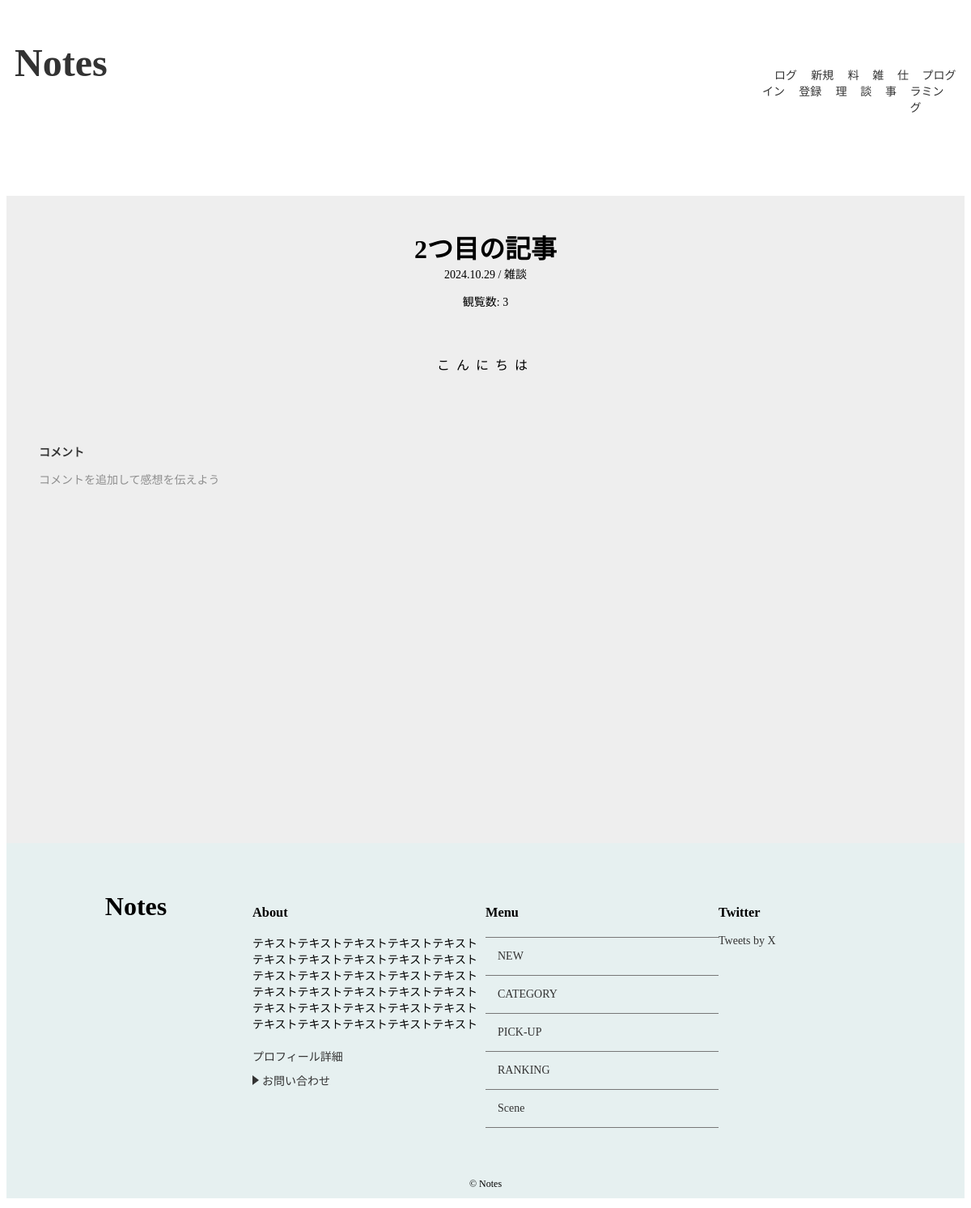
The page /detail/2/ on the database as committed earlier.
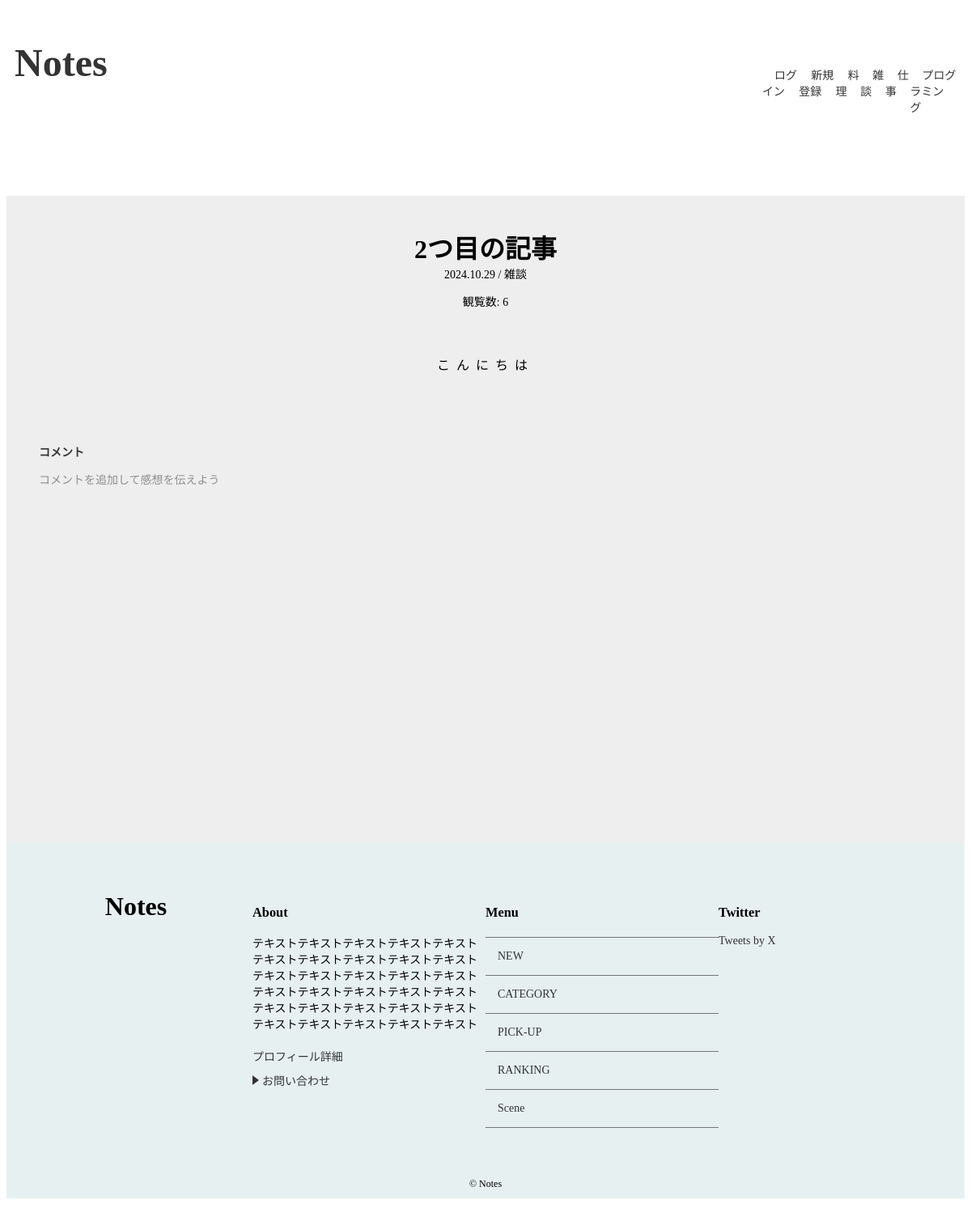
The same page on the database as committed later.
### notes/models.py (models this page shows, shortened)
class Post(models.Model):
    title = models.CharField('タイトル',max_length=255)
    image = models.ImageField(upload_to='images',verbose_name='イメージ画像',null=True, blank=True)
    text = models.TextField('本文')
    author = models.ForeignKey(User, on_delete=models.CASCADE, verbose_name='著者', null=True, blank=True)
    created_at = models.DateTimeField('作成日',default=timezone.now)
    category = models.ForeignKey(Category,verbose_name='カテゴリ',on_delete=models.PROTECT)
    views = models.PositiveIntegerField(default=1)

class Category(models.Model):
    name = models.CharField('カテゴリ',max_length=30)
    image = models.ImageField(upload_to='category_images/', blank=True,null=True)
    created_at = models.DateField('作成日',default=timezone.now)
    def __str__(self):
        return self.name

### notes/views.py (the view)
# urls.py: path('detail/<int:pk>/',views.DetailView.as_view(),name='detail'),
class DetailView(generic.DetailView):
    model = Post
    def get(self, request, *args, **kwargs):
        response = super().get(request, *args, **kwargs)
        post = self.get_object()
        post.views += 1
        post.save()
        return response

### notes/context_processors.py (called while the page is built)
def common(repuest):
    context = {
        'category_list':Category.objects.all(),
    }
    return context

### notes/templates/notes/post_detail.html (shortened to what this page needs)
{% extends 'notes/base.html' %}
{% load static %}
{% block extra_css %}
<link rel="stylesheet" href="{% static 'notes/css/detail.css' %}">
{% endblock %}
{% block content %}
{% if post %}
<div id="post-detail-container">
  <div id="post-detail" class="wrapper">
    <div id="post-detail-title">{{ post.title }}</div>
    <div id="post-detail-created_at">
      {{ post.created_at|date:"Y.m.d"}} / {{ post.category }}
    </div>
    <p>観覧数: {{ post.views }}</p>
    <div id="post-detail-text">
      {{ post.text|linebreaksbr }}
    </div>
    {% else %}
    <p>データが見つかりませんでした。</p>
  {% endif %}
  </div>
    <div id="post-detail-comments" class="wrapper">
    <div id="comment-btn">
      <a  href="{% url 'notes:comment' post.pk %}">コメント</a>
      <p>コメントを追加して感想を伝えよう</p>
    </div>
  </div>
</div>
{% endblock %}

Rows that differ between the two databases and show on the page:
changed Post "2つ目の記事": views "3" → "6"
